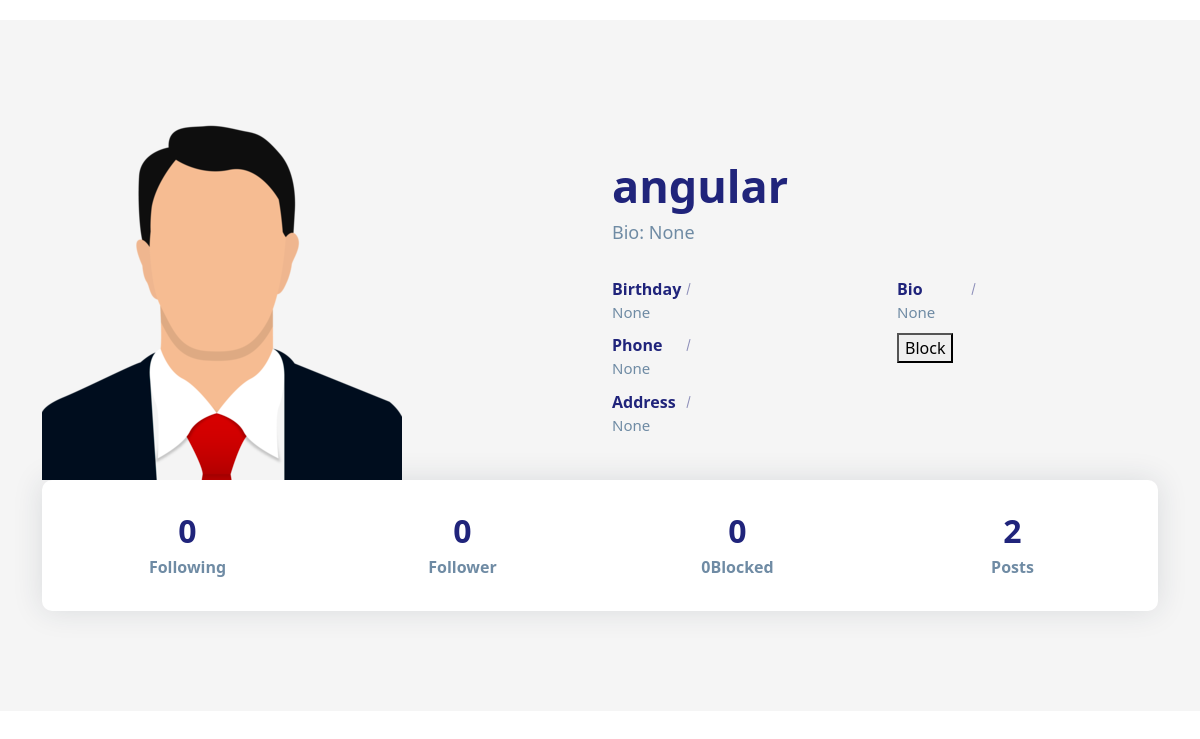
Screenshot of /profiles/7 (signed in) with the database file from the repository.
### social/models.py (models this page shows)
class UserProfile(models.Model):
    user=models.OneToOneField(User,on_delete=models.CASCADE,related_name="profile")
    address=models.CharField(max_length=200,null=True)
    phone=models.CharField(max_length=200,null=True)
    profile_pic=models.ImageField(upload_to="profilepics",null=True,blank=True)
    dob=models.DateField(null=True)
    bio=models.CharField(max_length=200,null=True)
    following=models.ManyToManyField("self",related_name="followed_by",symmetrical=False,null=True)
    block=models.ManyToManyField("self",related_name="blocked",symmetrical=False,null=True)
    def __str__(self):
        return self.user.username

### social/views.py (the view)
# urls.py: path('profiles/<int:pk>',views.ProfileDetailView.as_view(),name="profile-details"),
@method_decorator(decs,name="dispatch")
class ProfileDetailView(DetailView):
    template_name="profile_detail.html"
    model=UserProfile
    context_object_name="data"

### social/templates/profile_detail.html (shortened to what this page needs)
<!DOCTYPE html>
{%load static%}
<html lang="en">
<head>
    <link href="https://cdn.jsdelivr.net/npm/bootstrap@5.3.2/dist/css/bootstrap.min.css" rel="stylesheet">
    <link rel="stylesheet" href="{%static 'social/css/profile.css' %}">
</head>
<body>
    <section class="section about-section gray-bg" id="about">
        <div class="container">
            <div class="row align-items-center flex-row-reverse">
                <div class="col-lg-6">
                    <div class="about-text go-to">
                        <h3 class="dark-color">{{data}}</h3>
                        <p>Bio: {{data.bio}}</p>
                        <div class="row about-list">
                            <div class="col-md-6">
                                <div class="media">
                                    <label>Birthday</label>
                                    <p>{{data.dob}}</p>
                                </div>
                                <div class="media">
                                    <label>Phone</label>
                                    <p>{{data.phone}}</p>
                                </div>
                                <div class="media">
                                    <label>Address</label>
                                    <p>{{data.address}}</p>
                                </div>
                            </div>
                            <div class="col-md-6">
                                <div class="media">
                                    <label>Bio</label>
                                    <p> {{data.bio}}</p>
                                </div>
                                {%if request.user != data.user%}
                                    <div class="media">
                                        <form action="{%url 'block' data.id %}" method="post">
                                        {%if data in request.user.profile.block.all%}
                                            <button type="submit" name="action" value="unblock">
                                                Unblock
                                            </button>
                                            {%else%}
                                            <button type="submit" name="action" value="block">
                                                Block
                                            </button>
                                        {%endif%}
                                        </form>
                                    </div>
                                {%endif%}
                            </div>
                        </div>
                    </div>
                </div>
                <div class="col-lg-6">
                    <div class="about-avatar">
                        {%if data.profile_pic%}
                            <img src="{{data.profile_pic.url}}"alt="">
                        {%else%}
                             <img src="{%static 'social/images/profilepic.png' %}" title="" alt="">
                        {%endif%}
                    </div>
                </div>
            </div>
            <div class="counter">
                <div class="row">
                    <div class="col-6 col-lg-3">
                        <div class="count-data text-center">
                            <h6 class="count h2" data-to="500" data-speed="500">{{data.following.count}}</h6>
                            <p class="m-0px font-w-600">Following</p>
                        </div>
                    </div>
                    <div class="col-6 col-lg-3">
                        <div class="count-data text-center">
                            <h6 class="count h2" data-to="150" data-speed="150">{{data.followed_by.count}}</h6>
                            <p class="m-0px font-w-600">Follower</p>
                        </div>
                    </div>
                    <div class="col-6 col-lg-3">
                        <div class="count-data text-center">
                            <h6 class="count h2" data-to="850" data-speed="850">{{data.block.all.count}}</h6>
                            <p class="m-0px font-w-600">{{data.block.all.count}}Blocked</p>
                        </div>
                    </div>
                    <div class="col-6 col-lg-3">
                        <div class="count-data text-center">
                            <h6 class="count h2" data-to="190" data-speed="190">{{data.user.userpost.all.count}}</h6>
                            <p class="m-0px font-w-600">Posts</p>
                        </div>
                    </div>
                </div>
            </div>
        </div>
    </section>
</body>
</html>

### social/static/social/css/profile.css (style rules this page uses)
body { color: #6F8BA4; margin-top:20px; }
.section { padding: 100px 0; position: relative; }
.gray-bg { background-color: #f5f5f5; }
img { max-width: 100%; }
img { vertical-align: middle; border-style: none; }
.about-text h3 { font-size: 45px; font-weight: 700; margin: 0 0 6px; }
.about-text p { font-size: 18px; max-width: 450px; }
.about-list { padding-top: 10px; }
.about-list .media { padding: 5px 0; }
.about-list label { color: #20247b; font-weight: 600; width: 88px; margin: 0; position: relative; }
.about-list label:after { content: ""; position: absolute; top: 0; bottom: 0; right: 11px; width: 1px; height: 12px; background: #20247b; -moz-transform: rotate(15deg); -o-transform: rotate(15deg); -ms-transform: rotate(15deg); -webkit-transform: rotate(15deg); transform: rotate(15deg); margin: auto; opacity: 0.5; }
.about-list p { margin: 0; font-size: 15px; }
.about-section .counter { padding: 22px 20px; background: #ffffff; border-radius: 10px; box-shadow: 0 0 30px rgba(31, 45, 61, 0.125); }
.about-section .counter .count-data { margin-top: 10px; margin-bottom: 10px; }
.about-section .counter .count { font-weight: 700; color: #20247b; margin: 0 0 5px; }
.about-section .counter p { font-weight: 600; margin: 0; }
.dark-color { color: #20247b; }

### rows the page displays
UserProfile: user.username "angular", bio "None", dob "None", phone "None", address "None", following.count "0", followed_by.count "0", block.all.count "0", user.userpost.all.count "2"
